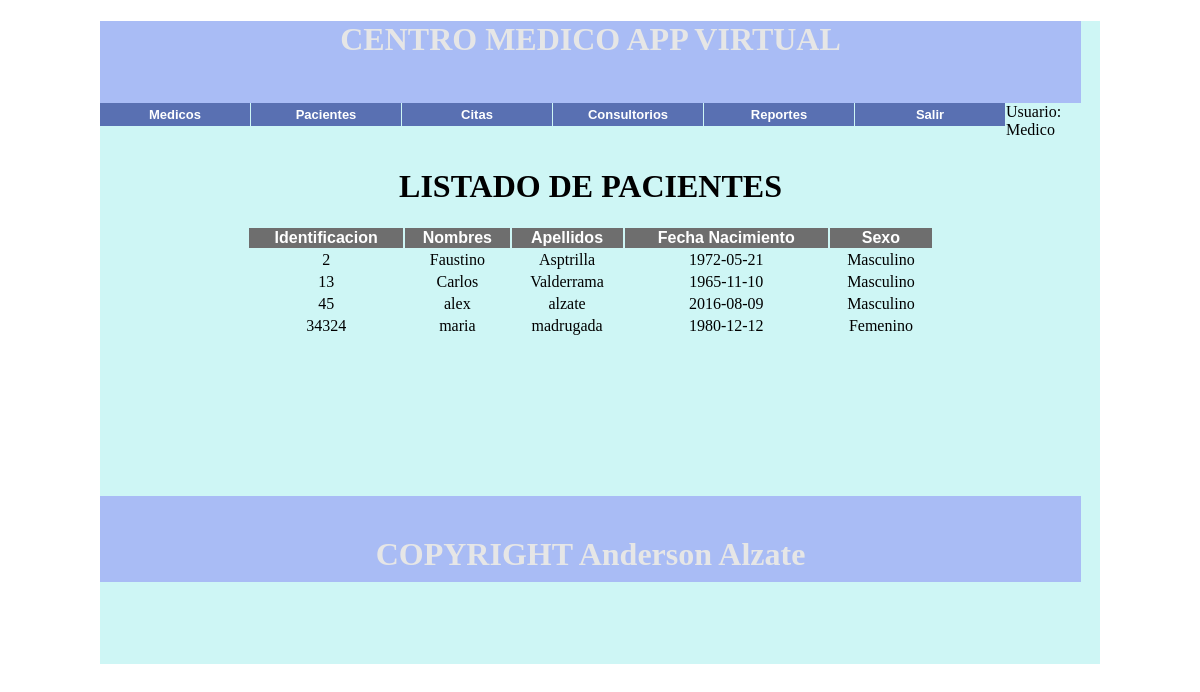
The app's page /Vista/index2.php?pag=listarPacientesTabla (signed in) with its own data.
### tables this page shows
CREATE TABLE `pacientes` (
  `idPaciente` int(11) NOT NULL,
  `pacIdentificacion` int(11) NOT NULL,
  `pacNombres` varchar(50) NOT NULL,
  `pacApellidos` varchar(50) NOT NULL,
  `pacFechaNacimiento` date NOT NULL,
  `pacSexo` enum('Femenino','Masculino') NOT NULL
);

### Modelo/conexionBasesDatos.php (called while the page is built)
<?php
function Conectarse()
{
	$Conexion=new MysQli("localhost","root","","centromedico");
		if ($Conexion->connect_errno)
		echo "Problemas en la Conexion ". $Conexion->connect_error;
	else
		return $Conexion;
}
?>

### Modelo/Paciente.php (called while the page is built, shortened)
<?php
class Paciente
{
	public function consultarPacientes()
	{
		$this->Conexion=Conectarse();
		$sql="select * from pacientes";
		$resultado=$this->Conexion->query($sql);
		return $resultado;
	}
}
?>

### Vista/listarPacientesTabla.php (the view, shortened to what this page needs)
<?php
require "../Modelo/conexionBasesDatos.php";
require "../Modelo/Paciente.php";
$objPaciente=new Paciente();
$pacientes=$objPaciente->consultarPacientes();
?>
<!DOCTYPE html PUBLIC "-//W3C//DTD XHTML 1.0 Transitional//EN" "http://www.w3.org/TR/xhtml1/DTD/xhtml1-transitional.dtd">
<html xmlns="http://www.w3.org/1999/xhtml">
<head>
</head>
<body>
<h1 align="center">LISTADO DE PACIENTES</h1>
<table width="70%" border="0"  text="center"  cellpadding="1" align="center">
  <tr align="center" bgcolor="#6E6E6E" class="texto">
    <td>Identificacion</td>
    <td>Nombres</td>
    <td>Apellidos</td>
    <td>Fecha Nacimiento</td>
    <td>Sexo</td>
  </tr>
 <?php
while($registro=$pacientes->fetch_object())
{
?>
  <tr>
    <td align="center"><?php echo $registro->pacIdentificacion?></td>
    <td align="center"><?php echo $registro->pacNombres?></td>
    <td align="center"><?php echo $registro->pacApellidos?></td>
    <td align="center"><?php echo $registro->pacFechaNacimiento?></td>
    <td align="center"><?php echo $registro->pacSexo?></td>
  </tr>
 <?php
}
?>
</table>
</body>
</html>

### Css/estilos.css (style rules this page uses)
.texto { font-family: Arial, Helvetica, sans-serif; font-weight: bold; color: #FFF; }

### records on screen
pacientes: pacIdentificacion "2", pacNombres "Faustino", pacApellidos "Asptrilla", pacFechaNacimiento "1972-05-21", pacSexo "Masculino"
pacientes: pacIdentificacion "13", pacNombres "Carlos", pacApellidos "Valderrama", pacFechaNacimiento "1965-11-10", pacSexo "Masculino"
pacientes: pacIdentificacion "45", pacNombres "alex", pacApellidos "alzate", pacFechaNacimiento "2016-08-09", pacSexo "Masculino"
pacientes: pacIdentificacion "34324", pacNombres "maria", pacApellidos "madrugada", pacFechaNacimiento "1980-12-12", pacSexo "Femenino"

### other values on screen
$_SESSION['user'] "Medico"
